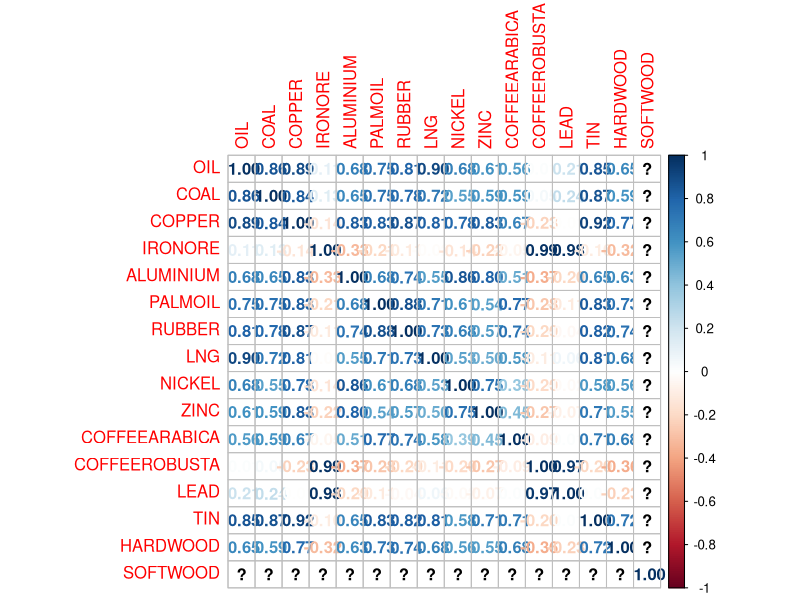

R code for this plot: (Note: this script raises an error after producing the figure.)

  p <- read.csv('01_Data/01_Raw/rawprices.csv')
  p$year <- as.numeric(substr(p$month, 1, 4))
  
  library(corrplot)
  w <- which(is.na(p$LNG))
  M <- cor(p[-w,2:(ncol(p)-1)])
  corrplot(M, method = 'number')
  
  # just do oilgascoal for now
  # others might not have been copied right
  price <- p[-w, c('OIL','COAL','LNG', 'year')]
  price <- aggregate(. ~ year, data = price, mean)
  saveRDS(price, '01_Data/02_Temp/annualprices.rds')
  